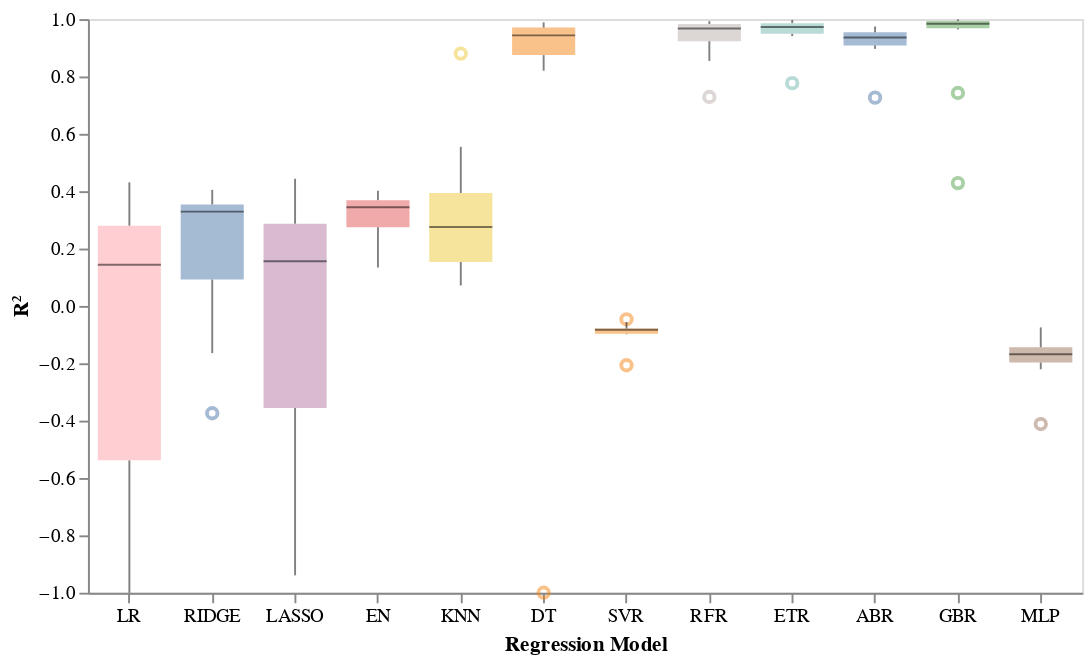

Source (notebook cell):
### Code cell
# Let's try a better looking chart in altair
df_rev = pd.DataFrame({
    "model": np.concatenate([[n]*len(v) for n, v in zip(names, kfold_r2)]),
    "R2":  np.concatenate(kfold_r2)
})

#eliminate dummy variable for R2 values
rev_chart3 = alt.Chart(df_rev[10:]).mark_boxplot(
    size=33, opacity=0.5, median={'color': 'black', 'strokeWidth': 3}
).encode(
    x=alt.X('model:N', sort=names, title='Regression Model',
            axis=alt.Axis(labelAngle=0, grid=False)),
    y=alt.Y('R2:Q', title='R²',
            scale=alt.Scale(domain=[-1, 1], nice=False, clamp=True),
            axis=alt.Axis(grid=False)),
    color=alt.Color('model:N', legend=None)
).properties(width=40*len(names), height=300, title='')
rev_chart3

### Figure 1 — Vega-Lite specification as saved in the notebook (floating-point values rounded to 4 significant figures)
{"config": {"view": {"continuousWidth": 300, "continuousHeight": 300}}, "data": {"name": "data-1b3f6b1b9da768118edfdf64bfb8647d"}, "mark": {"type": "boxplot", "median": {"color": "black", "strokeWidth": 3}, "opacity": 0.5, "size": 33}, "encoding": {"color": {"field": "model", "legend": null, "type": "nominal"}, "x": {"axis": {"grid": false, "labelAngle": 0}, "field": "model", "sort": ["DUMMY", "LR", "RIDGE", "LASSO", "EN", "KNN", "DT", "SVR", "RFR", "ETR", "ABR", "GBR", "MLP"], "title": "Regression Model", "type": "nominal"}, "y": {"axis": {"grid": false}, "field": "R2", "scale": {"clamp": true, "domain": [-1, 1], "nice": false}, "title": "R²", "type": "quantitative"}}, "height": 300, "title": "", "width": 520, "$schema": "https://vega.github.io/schema/vega-lite/v5.20.1.json", "datasets": {"data-1b3f6b1b9da768118edfdf64bfb8647d": [{"model": "LR", "R2": -1.478}, {"model": "LR", "R2": 0.05214}, {"model": "LR", "R2": 0.2137}, {"model": "LR", "R2": 0.3015}, {"model": "LR", "R2": 0.3306}, {"model": "LR", "R2": -0.827}, {"model": "LR", "R2": 0.4309}, {"model": "LR", "R2": 0.1597}, {"model": "LR", "R2": -0.7352}, {"model": "LR", "R2": 0.1275}, {"model": "RIDGE", "R2": -0.1646}, {"model": "RIDGE", "R2": 0.2602}, {"model": "RIDGE", "R2": 0.3854}, {"model": "RIDGE", "R2": 0.3556}, {"model": "RIDGE", "R2": 0.3165}, {"model": "RIDGE", "R2": -0.3742}, {"model": "RIDGE", "R2": 0.4048}, {"model": "RIDGE", "R2": 0.3481}, {"model": "RIDGE", "R2": 0.03591}, {"model": "RIDGE", "R2": 0.3412}, {"model": "LASSO", "R2": -0.9393}, {"model": "LASSO", "R2": 0.08932}, {"model": "LASSO", "R2": 0.231}, {"model": "LASSO", "R2": 0.305}, {"model": "LASSO", "R2": 0.3337}, {"model": "LASSO", "R2": -0.8561}, {"model": "LASSO", "R2": 0.4435}, {"model": "LASSO", "R2": 0.1458}, {"model": "LASSO", "R2": -0.5045}, {"model": "LASSO", "R2": 0.1657}, {"model": "EN", "R2": 0.3785}, {"model": "EN", "R2": 0.3731}, {"model": "EN", "R2": 0.3429}, {"model": "EN", "R2": 0.2588}, {"model": "EN", "R2": 0.1339}, {"model": "EN", "R2": 0.3448}, {"model": "EN", "R2": 0.2209}, {"model": "EN", "R2": 0.3204}, {"model": "EN", "R2": 0.3555}, {"model": "EN", "R2": 0.4017}, {"model": "KNN", "R2": 0.5546}, {"model": "KNN", "R2": 0.0713}, {"model": "KNN", "R2": 0.3094}, {"model": "KNN", "R2": 0.197}, {"model": "KNN", "R2": 0.1384}, {"model": "KNN", "R2": 0.2413}, {"model": "KNN", "R2": 0.1344}, {"model": "KNN", "R2": 0.3325}, {"model": "KNN", "R2": 0.8798}, {"model": "KNN", "R2": 0.4142}, {"model": "DT", "R2": 0.9828}, {"model": "DT", "R2": 0.9677}, {"model": "DT", "R2": 0.8203}, {"model": "DT", "R2": 0.9007}, {"model": "DT", "R2": 0.8658}, {"model": "DT", "R2": 0.9887}, {"model": "DT", "R2": 0.9248}, {"model": "DT", "R2": 0.9712}, {"model": "DT", "R2": -5.621}, {"model": "DT", "R2": 0.9621}, {"model": "SVR", "R2": -0.08231}, {"model": "SVR", "R2": -0.07884}, {"model": "SVR", "R2": -0.099}, {"model": "SVR", "R2": -0.09574}, {"model": "SVR", "R2": -0.05602}, {"model": "SVR", "R2": -0.2069}, {"model": "SVR", "R2": -0.04657}, {"model": "SVR", "R2": -0.07988}, {"model": "SVR", "R2": -0.09731}, {"model": "SVR", "R2": -0.08387}, {"model": "RFR", "R2": 0.9906}, {"model": "RFR", "R2": 0.9491}, {"model": "RFR", "R2": 0.9682}, {"model": "RFR", "R2": 0.966}, {"model": "RFR", "R2": 0.7285}, {"model": "RFR", "R2": 0.9845}, {"model": "RFR", "R2": 0.9144}, {"model": "RFR", "R2": 0.9788}, {"model": "RFR", "R2": 0.8542}, {"model": "RFR", "R2": 0.9929}, {"model": "ETR", "R2": 0.9843}, {"model": "ETR", "R2": 0.9971}, {"model": "ETR", "R2": 0.97}, {"model": "ETR", "R2": 0.9407}, {"model": "ETR", "R2": 0.7768}, {"model": "ETR", "R2": 0.9753}, {"model": "ETR", "R2": 0.9481}, {"model": "ETR", "R2": 0.9921}, {"model": "ETR", "R2": 0.951}, {"model": "ETR", "R2": 0.9862}, {"model": "ABR", "R2": 0.9161}, {"model": "ABR", "R2": 0.954}, {"model": "ABR", "R2": 0.9743}, {"model": "ABR", "R2": 0.8962}, {"model": "ABR", "R2": 0.7262}, {"model": "ABR", "R2": 0.9058}, {"model": "ABR", "R2": 0.9488}, {"model": "ABR", "R2": 0.9548}, {"model": "ABR", "R2": 0.9231}, {"model": "ABR", "R2": 0.9541}, {"model": "GBR", "R2": 0.9841}, {"model": "GBR", "R2": 0.9936}, {"model": "GBR", "R2": 0.9822}, {"model": "GBR", "R2": 0.9639}, {"model": "GBR", "R2": 0.7426}, {"model": "GBR", "R2": 0.9839}, {"model": "GBR", "R2": 0.9989}, {"model": "GBR", "R2": 0.9951}, {"model": "GBR", "R2": 0.4282}, {"model": "GBR", "R2": 0.9931}, {"model": "MLP", "R2": -0.2051}, {"model": "MLP", "R2": -0.1666}, {"model": "MLP", "R2": -0.1705}, {"model": "MLP", "R2": -0.142}, {"model": "MLP", "R2": -0.07492}, {"model": "MLP", "R2": -0.412}, {"model": "MLP", "R2": -0.07918}, {"model": "MLP", "R2": -0.1508}, {"model": "MLP", "R2": -0.2208}, {"model": "MLP", "R2": -0.1733}]}}
